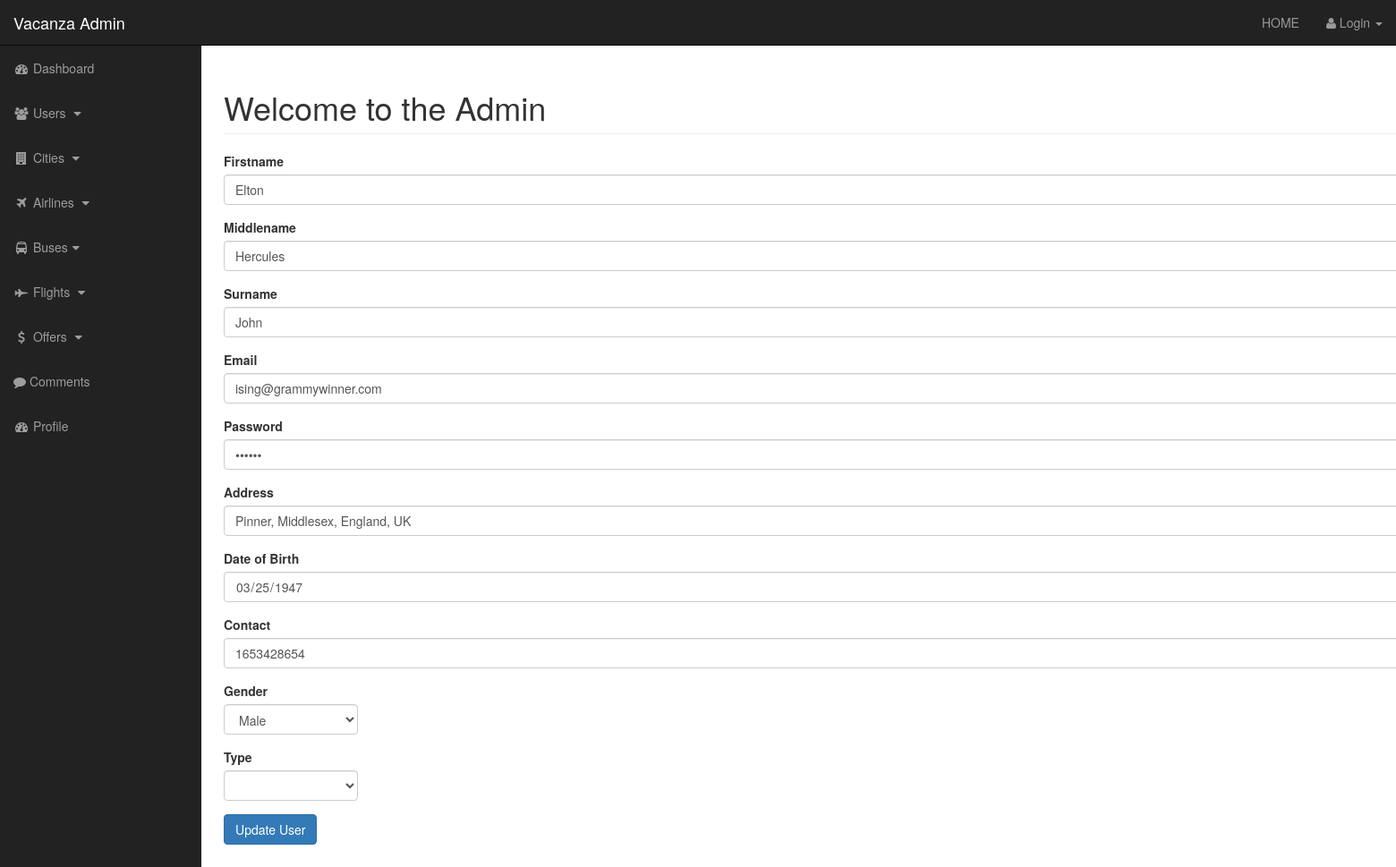
The page /admin/users.php?source=update_user&update_user=15101107 on the database its author committed.
### tables this page shows
CREATE TABLE `users` (
  `userid` int(14) NOT NULL,
  `firstname` varchar(30) NOT NULL,
  `middlename` varchar(30) DEFAULT NULL,
  `surname` varchar(30) NOT NULL,
  `email` varchar(50) NOT NULL,
  `pass` varchar(40) NOT NULL,
  `gender` varchar(6) NOT NULL,
  `dob` date NOT NULL,
  `address` text,
  `contact` int(11) NOT NULL,
  `alert` varchar(5) NOT NULL
);

### admin/includes/update_users.php (the view, shortened to what this page needs)
<?php
 if(isset($_GET['update_user'])){
   $user_id = $_GET['update_user'];
   $sql = "SELECT * FROM users WHERE userid = $user_id";
   $select_users = mysqli_query($conn,$sql);
    $row = mysqli_fetch_assoc($select_users);
        $password = $row['pass'];
        $firstname = $row['firstname'];
        $middlename = $row['middlename'];
        $surname = $row['surname'];
        $email = $row['email'];
        $gender= $row['gender'];
        $dob = $row['dob'];
        $address = $row['address'];
        $contact = $row['contact'];
        $type = $row['type'];
 }
?>
<form action="" method="post" enctype="multipart/form-data">
<div class="form-group">
  <label for="firstname">Firstname</label>
  <input type="text" class="form-control" name="firstname" value="<?php echo $firstname; ?>">
 </div>
<div class="form-group">
 <label for="username">Middlename</label>
  <input type="text" class="form-control" name="middlename" value="<?php echo $middlename; ?>">
 </div>
<div class="form-group">
<label for="lastname">Surname</label>
<input type="text" class="form-control" name="surname" value="<?php echo $surname; ?>">
</div>
<div class="form-group">
  <label for="email">Email</label>
  <input type="email" class="form-control" name="email" value="<?php echo $email; ?>">
 </div>
<div class="form-group">
  <label for="password">Password</label>
  <input type="password" class="form-control" name="password" value="<?php echo $password; ?>">
    </div>
<div class="form-group">
<label for="lastname">Address</label>
<input type="text" class="form-control" name="address" value="<?php echo $address; ?>">
</div>
<div class="form-group">
<label for="lastname">Date of Birth</label>
<input type="date" class="form-control" name="dob" value="<?php echo $dob; ?>">
</div>
<div class="form-group">
<label for="lastname">Contact</label>
<input type="text" class="form-control" name="contact" value="<?php echo $contact; ?>">
</div>
<div class="form-group">
  <label for="role">Gender</label>
  <select class="form-control" name="gender" style="width:150px;">
     <option value="<?php echo $gender; ?>"><?php echo $gender; ?></option>
  </select>
 </div>
 <div class="form-group">
  <label for="role">Type</label>
  <select class="form-control" name="type" style="width:150px;">
     <option value="<?php echo $type; ?>"><?php echo $type; ?></option>
      <?php
      if($type == 'Admin'){
       echo "<option value='Subscriber'>Subscriber</option>";
      }else{
        echo "<option value='Admin'>Admin</option>";
      }
      ?>
  </select>
 </div>
<div class="form-group">
  <input type="submit" class="btn btn-primary" name="update_user" value="Update User">
 </div>
</form>

### admin/css/sb-admin.css (style rules this page uses)
body { margin-top: 100px; background-color: #222; }
@media (min-width:768px) { body { margin-top: 50px; } }

### rows shown on the page
users: firstname "Elton", middlename "Hercules", surname "John", email "ising@grammywinner.com", address "Pinner, Middlesex, England, UK", dob "03/25/1947", contact "1653428654", gender "Male"
